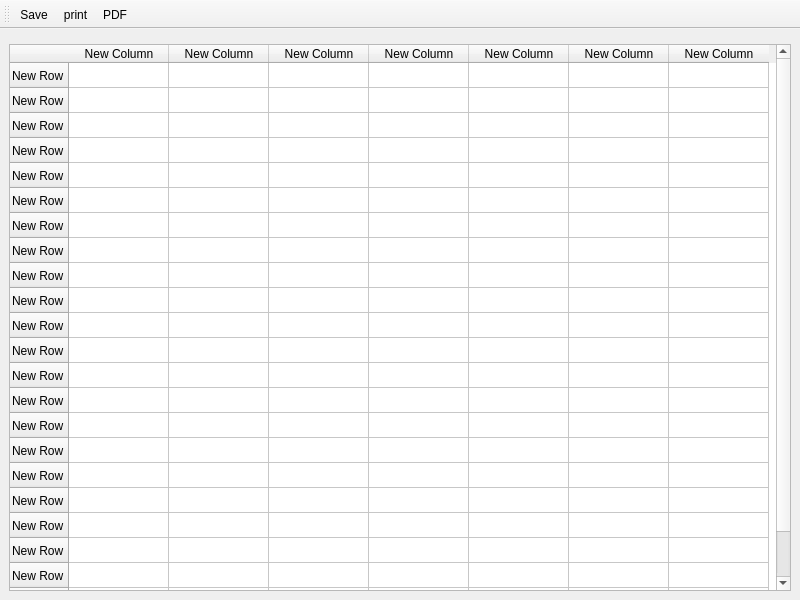
<?xml version="1.0" encoding="UTF-8"?>
<ui version="4.0">
 <class>MainWindow</class>
 <widget class="QMainWindow" name="MainWindow">
  <property name="geometry">
   <rect>
    <x>0</x>
    <y>0</y>
    <width>800</width>
    <height>600</height>
   </rect>
  </property>
  <property name="font">
   <font>
    <family>Arial</family>
    <pointsize>9</pointsize>
   </font>
  </property>
  <property name="windowTitle">
   <string>MainWindow</string>
  </property>
  <widget class="QWidget" name="centralwidget">
   <layout class="QVBoxLayout" name="verticalLayout">
    <item>
     <widget class="QWidget" name="widget" native="true"/>
    </item>
    <item>
     <widget class="QTableWidget" name="tableWidget">
      <attribute name="verticalHeaderDefaultSectionSize">
       <number>25</number>
      </attribute>
      <row>
       <property name="text">
        <string>New Row</string>
       </property>
      </row>
      <row>
       <property name="text">
        <string>New Row</string>
       </property>
      </row>
      <row>
       <property name="text">
        <string>New Row</string>
       </property>
      </row>
      <row>
       <property name="text">
        <string>New Row</string>
       </property>
      </row>
      <row>
       <property name="text">
        <string>New Row</string>
       </property>
      </row>
      <row>
       <property name="text">
        <string>New Row</string>
       </property>
      </row>
      <row>
       <property name="text">
        <string>New Row</string>
       </property>
      </row>
      <row>
       <property name="text">
        <string>New Row</string>
       </property>
      </row>
      <row>
       <property name="text">
        <string>New Row</string>
       </property>
      </row>
      <row>
       <property name="text">
        <string>New Row</string>
       </property>
      </row>
      <row>
       <property name="text">
        <string>New Row</string>
       </property>
      </row>
      <row>
       <property name="text">
        <string>New Row</string>
       </property>
      </row>
      <row>
       <property name="text">
        <string>New Row</string>
       </property>
      </row>
      <row>
       <property name="text">
        <string>New Row</string>
       </property>
      </row>
      <row>
       <property name="text">
        <string>New Row</string>
       </property>
      </row>
      <row>
       <property name="text">
        <string>New Row</string>
       </property>
      </row>
      <row>
       <property name="text">
        <string>New Row</string>
       </property>
      </row>
      <row>
       <property name="text">
        <string>New Row</string>
       </property>
      </row>
      <row>
       <property name="text">
        <string>New Row</string>
       </property>
      </row>
      <row>
       <property name="text">
        <string>New Row</string>
       </property>
      </row>
      <row>
       <property name="text">
        <string>New Row</string>
       </property>
      </row>
      <row>
       <property name="text">
        <string>New Row</string>
       </property>
      </row>
      <row>
       <property name="text">
        <string>New Row</string>
       </property>
      </row>
      <column>
       <property name="text">
        <string>New Column</string>
       </property>
      </column>
      <column>
       <property name="text">
        <string>New Column</string>
       </property>
      </column>
      <column>
       <property name="text">
        <string>New Column</string>
       </property>
      </column>
      <column>
       <property name="text">
        <string>New Column</string>
       </property>
      </column>
      <column>
       <property name="text">
        <string>New Column</string>
       </property>
      </column>
      <column>
       <property name="text">
        <string>New Column</string>
       </property>
      </column>
      <column>
       <property name="text">
        <string>New Column</string>
       </property>
      </column>
     </widget>
    </item>
   </layout>
  </widget>
  <widget class="QToolBar" name="toolBar">
   <property name="windowTitle">
    <string>toolBar</string>
   </property>
   <property name="orientation">
    <enum>Qt::Horizontal</enum>
   </property>
   <property name="iconSize">
    <size>
     <width>32</width>
     <height>32</height>
    </size>
   </property>
   <attribute name="toolBarArea">
    <enum>TopToolBarArea</enum>
   </attribute>
   <attribute name="toolBarBreak">
    <bool>false</bool>
   </attribute>
   <addaction name="actionSave"/>
   <addaction name="actionprint"/>
   <addaction name="actionPDF"/>
  </widget>
  <action name="actionSave">
   <property name="icon">
    <iconset>
     <normaloff>../res/ico/save.png</normaloff>../res/ico/save.png</iconset>
   </property>
   <property name="text">
    <string>Save</string>
   </property>
  </action>
  <action name="actionprint">
   <property name="icon">
    <iconset>
     <normaloff>../res/ico/printer.png</normaloff>../res/ico/printer.png</iconset>
   </property>
   <property name="text">
    <string>print</string>
   </property>
  </action>
  <action name="actionPDF">
   <property name="icon">
    <iconset>
     <normaloff>../res/ico/pdf.png</normaloff>../res/ico/pdf.png</iconset>
   </property>
   <property name="text">
    <string>PDF</string>
   </property>
  </action>
 </widget>
 <resources/>
 <connections/>
</ui>
